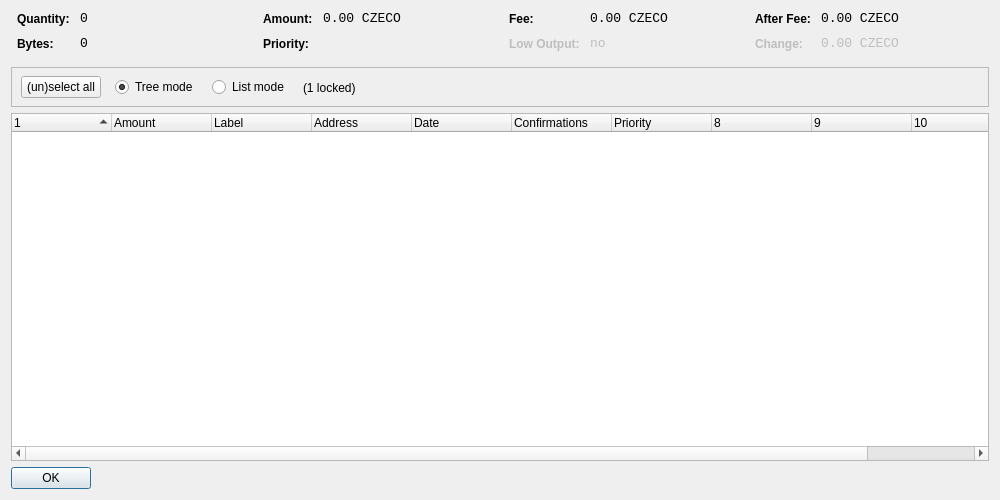
<?xml version="1.0" encoding="UTF-8"?>
<ui version="4.0">
 <class>CoinControlDialog</class>
 <widget class="QDialog" name="CoinControlDialog">
  <property name="geometry">
   <rect>
    <x>0</x>
    <y>0</y>
    <width>1000</width>
    <height>500</height>
   </rect>
  </property>
  <property name="windowTitle">
   <string>Coin Control</string>
  </property>
  <layout class="QVBoxLayout" name="verticalLayout">
   <item>
    <layout class="QHBoxLayout" name="horizontalLayoutTop" stretch="0,0,0,0">
     <property name="topMargin">
      <number>0</number>
     </property>
     <property name="bottomMargin">
      <number>10</number>
     </property>
     <item>
      <layout class="QFormLayout" name="formLayoutCoinControl1">
       <property name="horizontalSpacing">
        <number>10</number>
       </property>
       <property name="verticalSpacing">
        <number>10</number>
       </property>
       <property name="leftMargin">
        <number>6</number>
       </property>
       <property name="rightMargin">
        <number>6</number>
       </property>
       <item row="0" column="0">
        <widget class="QLabel" name="labelCoinControlQuantityText">
         <property name="styleSheet">
          <string notr="true">font-weight:bold;</string>
         </property>
         <property name="text">
          <string>Quantity:</string>
         </property>
        </widget>
       </item>
       <item row="0" column="1">
        <widget class="QLabel" name="labelCoinControlQuantity">
         <property name="font">
          <font>
           <family>Monospace</family>
           <pointsize>10</pointsize>
          </font>
         </property>
         <property name="cursor">
          <cursorShape>IBeamCursor</cursorShape>
         </property>
         <property name="contextMenuPolicy">
          <enum>Qt::ActionsContextMenu</enum>
         </property>
         <property name="text">
          <string notr="true">0</string>
         </property>
         <property name="textInteractionFlags">
          <set>Qt::LinksAccessibleByMouse|Qt::TextSelectableByKeyboard|Qt::TextSelectableByMouse</set>
         </property>
        </widget>
       </item>
       <item row="1" column="0">
        <widget class="QLabel" name="labelCoinControlBytesText">
         <property name="styleSheet">
          <string notr="true">font-weight:bold;</string>
         </property>
         <property name="text">
          <string>Bytes:</string>
         </property>
        </widget>
       </item>
       <item row="1" column="1">
        <widget class="QLabel" name="labelCoinControlBytes">
         <property name="font">
          <font>
           <family>Monospace</family>
           <pointsize>10</pointsize>
          </font>
         </property>
         <property name="cursor">
          <cursorShape>IBeamCursor</cursorShape>
         </property>
         <property name="contextMenuPolicy">
          <enum>Qt::ActionsContextMenu</enum>
         </property>
         <property name="text">
          <string notr="true">0</string>
         </property>
         <property name="textInteractionFlags">
          <set>Qt::LinksAccessibleByMouse|Qt::TextSelectableByKeyboard|Qt::TextSelectableByMouse</set>
         </property>
        </widget>
       </item>
      </layout>
     </item>
     <item>
      <layout class="QFormLayout" name="formLayoutCoinControl2">
       <property name="horizontalSpacing">
        <number>10</number>
       </property>
       <property name="verticalSpacing">
        <number>10</number>
       </property>
       <property name="leftMargin">
        <number>6</number>
       </property>
       <property name="rightMargin">
        <number>6</number>
       </property>
       <item row="0" column="0">
        <widget class="QLabel" name="labelCoinControlAmountText">
         <property name="styleSheet">
          <string notr="true">font-weight:bold;</string>
         </property>
         <property name="text">
          <string>Amount:</string>
         </property>
        </widget>
       </item>
       <item row="0" column="1">
        <widget class="QLabel" name="labelCoinControlAmount">
         <property name="font">
          <font>
           <family>Monospace</family>
           <pointsize>10</pointsize>
          </font>
         </property>
         <property name="cursor">
          <cursorShape>IBeamCursor</cursorShape>
         </property>
         <property name="contextMenuPolicy">
          <enum>Qt::ActionsContextMenu</enum>
         </property>
         <property name="text">
          <string notr="true">0.00 CZECO</string>
         </property>
         <property name="textInteractionFlags">
          <set>Qt::LinksAccessibleByMouse|Qt::TextSelectableByKeyboard|Qt::TextSelectableByMouse</set>
         </property>
        </widget>
       </item>
       <item row="1" column="0">
        <widget class="QLabel" name="labelCoinControlPriorityText">
         <property name="styleSheet">
          <string notr="true">font-weight:bold;</string>
         </property>
         <property name="text">
          <string>Priority:</string>
         </property>
        </widget>
       </item>
       <item row="1" column="1">
        <widget class="QLabel" name="labelCoinControlPriority">
         <property name="font">
          <font>
           <family>Monospace</family>
           <pointsize>10</pointsize>
          </font>
         </property>
         <property name="cursor">
          <cursorShape>IBeamCursor</cursorShape>
         </property>
         <property name="contextMenuPolicy">
          <enum>Qt::ActionsContextMenu</enum>
         </property>
         <property name="text">
          <string/>
         </property>
         <property name="textInteractionFlags">
          <set>Qt::LinksAccessibleByMouse|Qt::TextSelectableByKeyboard|Qt::TextSelectableByMouse</set>
         </property>
        </widget>
       </item>
      </layout>
     </item>
     <item>
      <layout class="QFormLayout" name="formLayoutCoinControl3">
       <property name="horizontalSpacing">
        <number>10</number>
       </property>
       <property name="verticalSpacing">
        <number>10</number>
       </property>
       <property name="leftMargin">
        <number>6</number>
       </property>
       <property name="rightMargin">
        <number>6</number>
       </property>
       <item row="0" column="0">
        <widget class="QLabel" name="labelCoinControlFeeText">
         <property name="styleSheet">
          <string notr="true">font-weight:bold;</string>
         </property>
         <property name="text">
          <string>Fee:</string>
         </property>
        </widget>
       </item>
       <item row="0" column="1">
        <widget class="QLabel" name="labelCoinControlFee">
         <property name="font">
          <font>
           <family>Monospace</family>
           <pointsize>10</pointsize>
          </font>
         </property>
         <property name="cursor">
          <cursorShape>IBeamCursor</cursorShape>
         </property>
         <property name="contextMenuPolicy">
          <enum>Qt::ActionsContextMenu</enum>
         </property>
         <property name="text">
          <string notr="true">0.00 CZECO</string>
         </property>
         <property name="textInteractionFlags">
          <set>Qt::LinksAccessibleByMouse|Qt::TextSelectableByKeyboard|Qt::TextSelectableByMouse</set>
         </property>
        </widget>
       </item>
       <item row="1" column="0">
        <widget class="QLabel" name="labelCoinControlLowOutputText">
         <property name="enabled">
          <bool>false</bool>
         </property>
         <property name="styleSheet">
          <string notr="true">font-weight:bold;</string>
         </property>
         <property name="text">
          <string>Low Output:</string>
         </property>
        </widget>
       </item>
       <item row="1" column="1">
        <widget class="QLabel" name="labelCoinControlLowOutput">
         <property name="enabled">
          <bool>false</bool>
         </property>
         <property name="font">
          <font>
           <family>Monospace</family>
           <pointsize>10</pointsize>
          </font>
         </property>
         <property name="cursor">
          <cursorShape>IBeamCursor</cursorShape>
         </property>
         <property name="contextMenuPolicy">
          <enum>Qt::ActionsContextMenu</enum>
         </property>
         <property name="text">
          <string>no</string>
         </property>
         <property name="textInteractionFlags">
          <set>Qt::LinksAccessibleByMouse|Qt::TextSelectableByKeyboard|Qt::TextSelectableByMouse</set>
         </property>
        </widget>
       </item>
      </layout>
     </item>
     <item>
      <layout class="QFormLayout" name="formLayoutCoinControl4">
       <property name="horizontalSpacing">
        <number>10</number>
       </property>
       <property name="verticalSpacing">
        <number>10</number>
       </property>
       <property name="leftMargin">
        <number>6</number>
       </property>
       <property name="rightMargin">
        <number>6</number>
       </property>
       <item row="0" column="0">
        <widget class="QLabel" name="labelCoinControlAfterFeeText">
         <property name="styleSheet">
          <string notr="true">font-weight:bold;</string>
         </property>
         <property name="text">
          <string>After Fee:</string>
         </property>
        </widget>
       </item>
       <item row="0" column="1">
        <widget class="QLabel" name="labelCoinControlAfterFee">
         <property name="font">
          <font>
           <family>Monospace</family>
           <pointsize>10</pointsize>
          </font>
         </property>
         <property name="cursor">
          <cursorShape>IBeamCursor</cursorShape>
         </property>
         <property name="contextMenuPolicy">
          <enum>Qt::ActionsContextMenu</enum>
         </property>
         <property name="text">
          <string notr="true">0.00 CZECO</string>
         </property>
         <property name="textInteractionFlags">
          <set>Qt::LinksAccessibleByMouse|Qt::TextSelectableByKeyboard|Qt::TextSelectableByMouse</set>
         </property>
        </widget>
       </item>
       <item row="1" column="0">
        <widget class="QLabel" name="labelCoinControlChangeText">
         <property name="enabled">
          <bool>false</bool>
         </property>
         <property name="styleSheet">
          <string notr="true">font-weight:bold;</string>
         </property>
         <property name="text">
          <string>Change:</string>
         </property>
        </widget>
       </item>
       <item row="1" column="1">
        <widget class="QLabel" name="labelCoinControlChange">
         <property name="enabled">
          <bool>false</bool>
         </property>
         <property name="font">
          <font>
           <family>Monospace</family>
           <pointsize>10</pointsize>
          </font>
         </property>
         <property name="cursor">
          <cursorShape>IBeamCursor</cursorShape>
         </property>
         <property name="contextMenuPolicy">
          <enum>Qt::ActionsContextMenu</enum>
         </property>
         <property name="text">
          <string notr="true">0.00 CZECO</string>
         </property>
         <property name="textInteractionFlags">
          <set>Qt::LinksAccessibleByMouse|Qt::TextSelectableByKeyboard|Qt::TextSelectableByMouse</set>
         </property>
        </widget>
       </item>
      </layout>
     </item>
    </layout>
   </item>
   <item>
    <widget class="QFrame" name="frame">
     <property name="minimumSize">
      <size>
       <width>0</width>
       <height>40</height>
      </size>
     </property>
     <property name="frameShape">
      <enum>QFrame::StyledPanel</enum>
     </property>
     <property name="frameShadow">
      <enum>QFrame::Sunken</enum>
     </property>
     <widget class="QWidget" name="horizontalLayoutWidget">
      <property name="geometry">
       <rect>
        <x>10</x>
        <y>0</y>
        <width>781</width>
        <height>41</height>
       </rect>
      </property>
      <layout class="QHBoxLayout" name="horizontalLayoutPanel" stretch="0,0,0,0,0">
       <property name="spacing">
        <number>14</number>
       </property>
       <item>
        <widget class="QPushButton" name="pushButtonSelectAll">
         <property name="sizePolicy">
          <sizepolicy hsizetype="Maximum" vsizetype="Fixed">
           <horstretch>0</horstretch>
           <verstretch>0</verstretch>
          </sizepolicy>
         </property>
         <property name="text">
          <string>(un)select all</string>
         </property>
        </widget>
       </item>
       <item>
        <widget class="QRadioButton" name="radioTreeMode">
         <property name="sizePolicy">
          <sizepolicy hsizetype="Maximum" vsizetype="Fixed">
           <horstretch>0</horstretch>
           <verstretch>0</verstretch>
          </sizepolicy>
         </property>
         <property name="text">
          <string>Tree mode</string>
         </property>
         <property name="checked">
          <bool>true</bool>
         </property>
        </widget>
       </item>
       <item>
        <widget class="QRadioButton" name="radioListMode">
         <property name="sizePolicy">
          <sizepolicy hsizetype="Maximum" vsizetype="Fixed">
           <horstretch>0</horstretch>
           <verstretch>0</verstretch>
          </sizepolicy>
         </property>
         <property name="text">
          <string>List mode</string>
         </property>
        </widget>
       </item>
       <item>
        <widget class="QLabel" name="labelLocked">
         <property name="text">
          <string>(1 locked)</string>
         </property>
        </widget>
       </item>
       <item>
        <spacer name="horizontalSpacer">
         <property name="orientation">
          <enum>Qt::Horizontal</enum>
         </property>
         <property name="sizeHint" stdset="0">
          <size>
           <width>40</width>
           <height>20</height>
          </size>
         </property>
        </spacer>
       </item>
      </layout>
     </widget>
    </widget>
   </item>
   <item>
    <widget class="CoinControlTreeWidget" name="treeWidget">
     <property name="contextMenuPolicy">
      <enum>Qt::CustomContextMenu</enum>
     </property>
     <property name="sortingEnabled">
      <bool>false</bool>
     </property>
     <property name="columnCount">
      <number>11</number>
     </property>
     <attribute name="headerShowSortIndicator" stdset="0">
      <bool>true</bool>
     </attribute>
     <attribute name="headerStretchLastSection">
      <bool>false</bool>
     </attribute>
     <column>
      <property name="text">
       <string/>
      </property>
     </column>
     <column>
      <property name="text">
       <string>Amount</string>
      </property>
     </column>
     <column>
      <property name="text">
       <string notr="true">Label</string>
      </property>
     </column>
     <column>
      <property name="text">
       <string>Address</string>
      </property>
     </column>
     <column>
      <property name="text">
       <string>Date</string>
      </property>
     </column>
     <column>
      <property name="text">
       <string>Confirmations</string>
      </property>
      <property name="toolTip">
       <string>Confirmed</string>
      </property>
     </column>
     <column>
      <property name="text">
       <string>Priority</string>
      </property>
     </column>
     <column>
      <property name="text">
       <string/>
      </property>
     </column>
     <column>
      <property name="text">
       <string/>
      </property>
     </column>
     <column>
      <property name="text">
       <string/>
      </property>
     </column>
     <column>
      <property name="text">
       <string/>
      </property>
     </column>
    </widget>
   </item>
   <item>
    <widget class="QDialogButtonBox" name="buttonBox">
     <property name="sizePolicy">
      <sizepolicy hsizetype="Maximum" vsizetype="Fixed">
       <horstretch>0</horstretch>
       <verstretch>0</verstretch>
      </sizepolicy>
     </property>
     <property name="orientation">
      <enum>Qt::Horizontal</enum>
     </property>
     <property name="standardButtons">
      <set>QDialogButtonBox::Ok</set>
     </property>
    </widget>
   </item>
  </layout>
 </widget>
 <customwidgets>
  <customwidget>
   <class>CoinControlTreeWidget</class>
   <extends>QTreeWidget</extends>
   <header>coincontroltreewidget.h</header>
  </customwidget>
 </customwidgets>
 <resources/>
 <connections/>
</ui>
